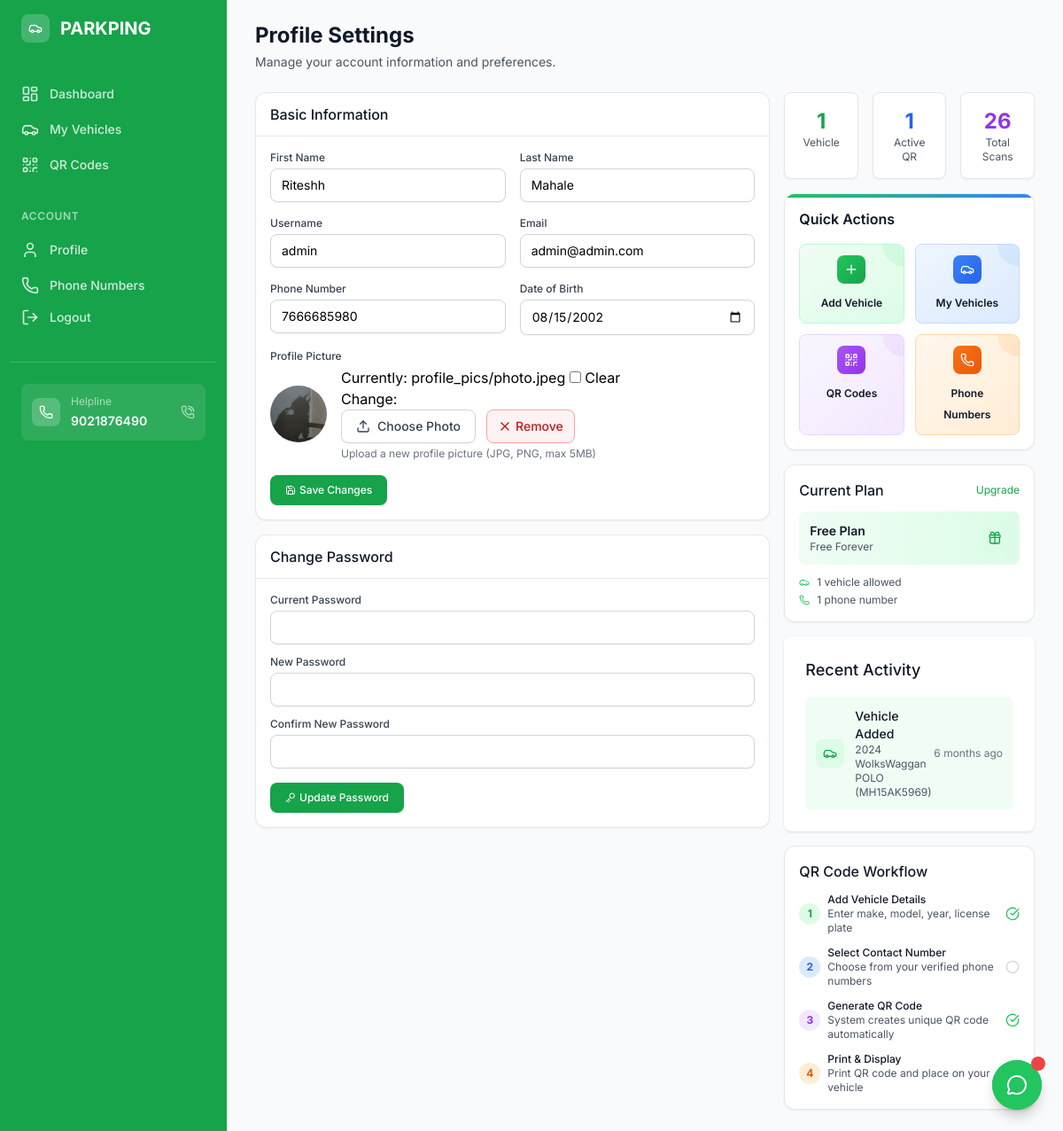
Page /accounts/profile/ (signed in) on the earlier database version.
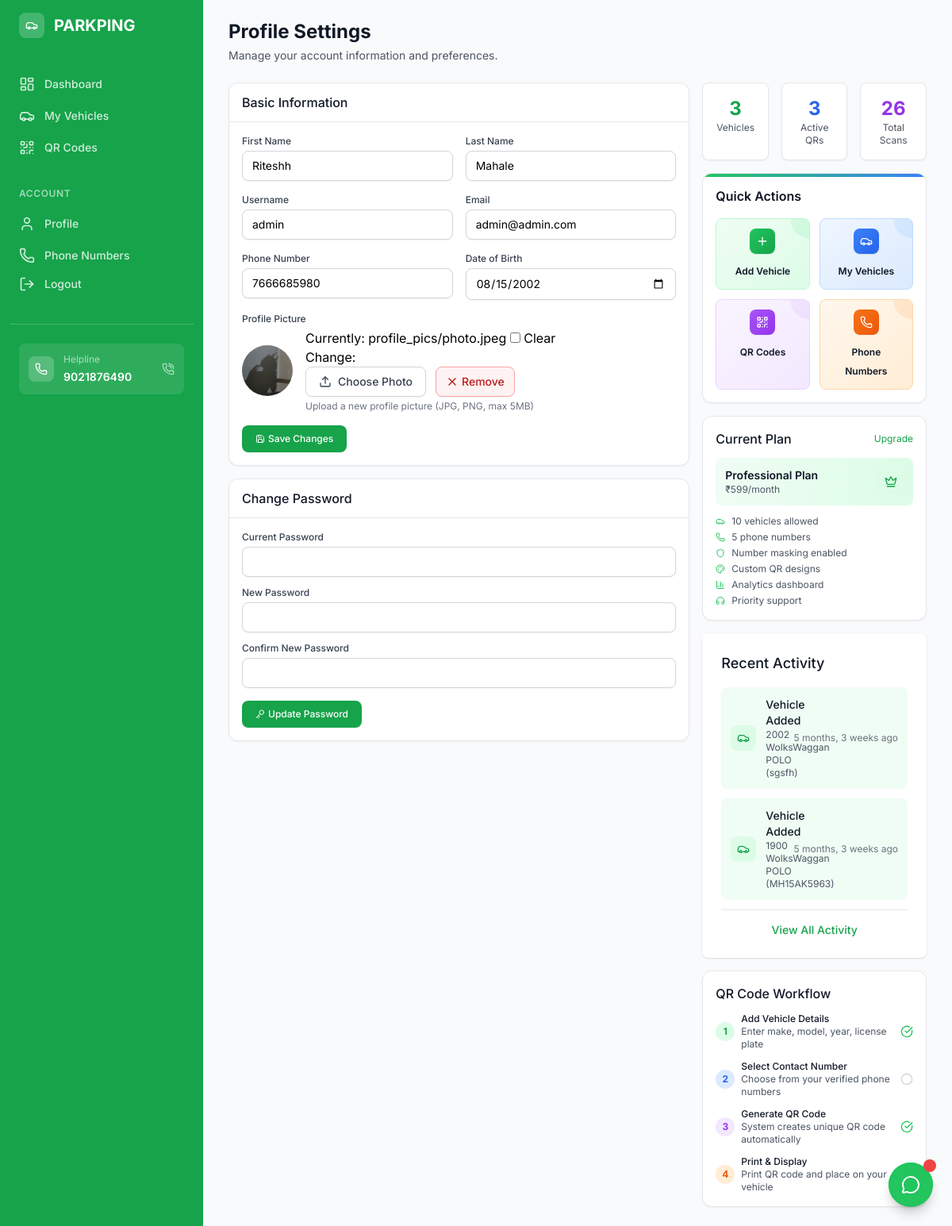
Same page on the later database version.
### accounts/models.py (models this page shows, shortened)
class CustomUser(AbstractUser):
    phone_regex = RegexValidator(
        regex=r'^\+?1?\d{9,15}$',
        message="Phone number must be entered in the format: '+999999999'. Up to 15 digits allowed."
    )
    phone_number = models.CharField(
        validators=[phone_regex],
        max_length=17,
        blank=True,
        help_text="Primary phone number for contact"
    )
    is_phone_verified = models.BooleanField(default=False)
    date_of_birth = models.DateField(null=True, blank=True)
    profile_picture = models.ImageField(upload_to='profile_pics/', null=True, blank=True)
    current_plan = models.ForeignKey(
        'parking.SubscriptionPlan',
        on_delete=models.SET_NULL,
        null=True,
        blank=True,
        related_name='subscribers'
    )
    subscription_start_date = models.DateTimeField(null=True, blank=True)
    subscription_end_date = models.DateTimeField(null=True, blank=True)
    is_subscription_active = models.BooleanField(default=False)
    class Meta:
        verbose_name = "User"
        verbose_name_plural = "Users"

### parking/models.py (models this page shows, shortened)
class SubscriptionPlan(models.Model):
    PLAN_TYPES = [
        ('free', 'Free'),
        ('basic', 'Basic'),
        ('pro', 'Professional'),
        ('enterprise', 'Enterprise'),
    ]
    name = models.CharField(max_length=100)
    plan_type = models.CharField(max_length=20, choices=PLAN_TYPES, unique=True)
    description = models.TextField()
    price = models.DecimalField(max_digits=10, decimal_places=2, default=0.00)
    currency = models.CharField(max_length=3, default='USD')
    billing_cycle = models.CharField(max_length=20, default='monthly')
    max_vehicles = models.PositiveIntegerField(default=1)
    max_phone_numbers = models.PositiveIntegerField(default=1)
    number_masking = models.BooleanField(default=False)
    max_masking_sessions = models.PositiveIntegerField(default=0, help_text="Maximum number of concurrent masking sessions allowed")
    custom_qr_design = models.BooleanField(default=False)
    priority_support = models.BooleanField(default=False)
    analytics_dashboard = models.BooleanField(default=False)
    qr_color_primary = models.CharField(max_length=7, default='#000000', help_text="Primary QR color")
    qr_color_secondary = models.CharField(max_length=7, default='#FFFFFF', help_text="Secondary QR color")
    logo_placement = models.BooleanField(default=False)
    custom_branding = models.BooleanField(default=False)
    is_active = models.BooleanField(default=True)
    created_at = models.DateTimeField(auto_now_add=True)
    updated_at = models.DateTimeField(auto_now=True)
    class Meta:
        ordering = ['price']

class Vehicle(models.Model):
    VEHICLE_TYPES = [
        ('car', 'Car'),
        ('motorcycle', 'Motorcycle'),
        ('truck', 'Truck'),
        ('van', 'Van'),
        ('suv', 'SUV'),
        ('other', 'Other'),
    ]
    user = models.ForeignKey(CustomUser, on_delete=models.CASCADE, related_name='vehicles')
    vehicle_type = models.CharField(max_length=20, choices=VEHICLE_TYPES, default='car')
    make = models.CharField(max_length=100)
    model = models.CharField(max_length=100)
    year = models.PositiveIntegerField()
    color = models.CharField(max_length=50)
    license_plate = models.CharField(max_length=20, unique=True)
    vin = models.CharField(max_length=17, blank=True, help_text="Vehicle Identification Number")
    contact_phone = models.ForeignKey(
        'accounts.UserPhoneNumber',
        on_delete=models.SET_NULL,
        null=True,
        blank=True,
        related_name='vehicle_contacts'
    )
    qr_code = models.ImageField(upload_to='qr_codes/', null=True, blank=True)
    qr_unique_id = models.UUIDField(default=uuid.uuid4, unique=True)
    is_qr_active = models.BooleanField(default=True)
    qr_primary_color = models.CharField(max_length=7, default='#000000', help_text="Primary QR color")
    qr_secondary_color = models.CharField(max_length=7, default='#FFFFFF', help_text="Secondary QR color")
    qr_include_logo = models.BooleanField(default=False, help_text="Include logo in QR code")
    qr_logo_size = models.CharField(max_length=10, default='medium', choices=[('small', 'Small'), ('medium', 'Medium'), ('large', 'Large')])
    qr_size = models.CharField(max_length=10, default='medium', choices=[('small', 'Small (200x200)'), ('medium', 'Medium (300x300)'), ('large', 'Large (400x400)')])
    show_phone = models.BooleanField(default=True)
    show_name = models.BooleanField(default=False)
    show_email = models.BooleanField(default=False)
    show_vehicle_details = models.BooleanField(default=True)
    emergency_contact_number = models.CharField(max_length=17, blank=True, help_text="Emergency contact number to display in QR code")
    show_emergency_contact = models.BooleanField(default=False, help_text="Show emergency contact number in QR code")
    helpline_number = models.CharField(max_length=17, blank=True, help_text="Helpline number to display in QR code")
    show_helpline_number = models.BooleanField(default=False, help_text="Show helpline number in QR code")
    masking_enabled = models.BooleanField(default=False, help_text="Enable number masking for this vehicle's QR code")
    created_at = models.DateTimeField(auto_now_add=True)
    updated_at = models.DateTimeField(auto_now=True)
    class Meta:
        ordering = ['-created_at']

### accounts/views.py (the view)
# urls.py: path('profile/', views.profile_view, name='profile'),
@login_required
def profile_view(request):
    from parking.models import Vehicle, QRCodeScan
    from django.utils import timezone
    from datetime import timedelta
    if request.method == 'POST':
        form = CustomUserProfileForm(request.POST, request.FILES, instance=request.user)
        if form.is_valid():
            form.save()
            messages.success(request, 'Profile updated successfully!')
            return redirect('accounts:profile')
    else:
        form = CustomUserProfileForm(instance=request.user)
    vehicles = Vehicle.objects.filter(user=request.user).order_by('-created_at')
    recent_scans = QRCodeScan.objects.filter(
        vehicle__user=request.user,
        scanned_at__gte=timezone.now() - timedelta(days=7)
    ).order_by('-scanned_at')[:5]
    total_vehicles = vehicles.count()
    active_qr_count = vehicles.filter(is_qr_active=True).count()
    total_scans = QRCodeScan.objects.filter(vehicle__user=request.user).count()
    context = {
        'form': form,
        'user': request.user,
        'vehicles': vehicles,
        'recent_scans': recent_scans,
        'total_vehicles': total_vehicles,
        'active_qr_count': active_qr_count,
        'total_scans': total_scans,
    }
    return render(request, 'accounts/profile.html', context)

### templates/accounts/profile.html (shortened to what the changed rows need)
{% extends 'base.html' %}
{% load static %}
{% block content %}
  <div class="mb-6">
    <h1 class="text-2xl font-bold text-gray-900">Profile Settings</h1>
  </div>
  <div class="grid grid-cols-1 lg:grid-cols-3 gap-4">
    <div class="lg:col-span-2 space-y-4">
      <div class="bg-white shadow-sm rounded-xl border border-gray-200">
        <div class="p-4">
          <form method="post" enctype="multipart/form-data">
            <div class="grid grid-cols-1 gap-4 sm:grid-cols-2">
              <div>
                <label for="{{ form.first_name.id_for_label }}" class="block text-xs font-medium text-gray-700">First Name</label>
                {{ form.first_name }}
              </div>
              <div>
                <label for="{{ form.last_name.id_for_label }}" class="block text-xs font-medium text-gray-700">Last Name</label>
                {{ form.last_name }}
              </div>
              <div>
                <label for="{{ form.username.id_for_label }}" class="block text-xs font-medium text-gray-700">Username</label>
                {{ form.username }}
              </div>
              <div>
                <label for="{{ form.email.id_for_label }}" class="block text-xs font-medium text-gray-700">Email</label>
                {{ form.email }}
              </div>
              <div>
                <label for="{{ form.phone_number.id_for_label }}" class="block text-xs font-medium text-gray-700">Phone Number</label>
                {{ form.phone_number }}
              </div>
              <div>
                <label for="{{ form.date_of_birth.id_for_label }}" class="block text-xs font-medium text-gray-700">Date of Birth</label>
                {{ form.date_of_birth }}
              </div>
            </div>
            <div class="mt-4">
              <div class="mt-1 flex items-center space-x-4">
                {% if user.profile_picture %}
                  <div class="w-16 h-16 rounded-full overflow-hidden bg-gray-100" id="profile-preview">
                    <img src="{{ user.profile_picture.url }}" alt="Profile Picture" class="w-full h-full object-cover">
                  </div>
                {% else %}
                  <div class="w-16 h-16 rounded-full bg-green-100 flex items-center justify-center" id="profile-preview">
                    <i data-lucide="user" class="w-8 h-8 text-green-600"></i>
                  </div>
                {% endif %}
              </div>
            </div>
          </form>
        </div>
      </div>
    </div>
    <div class="space-y-4">
      <div class="grid grid-cols-3 gap-4">
        <div class="bg-white rounded-lg shadow-sm border border-gray-200 p-4 text-center">
          <div class="text-2xl font-bold text-green-600">{{ total_vehicles|default:0 }}</div>
          <div class="text-xs text-gray-600">Vehicle{% if total_vehicles != 1 %}s{% endif %}</div>
        </div>
        <div class="bg-white rounded-lg shadow-sm border border-gray-200 p-4 text-center">
          <div class="text-2xl font-bold text-blue-600">{{ active_qr_count|default:0 }}</div>
          <div class="text-xs text-gray-600">Active QR{% if active_qr_count != 1 %}s{% endif %}</div>
        </div>
      </div>
      <div class="bg-white shadow-sm rounded-xl border border-gray-200 p-4">
        {% if user.current_plan %}
          <div class="bg-gradient-to-r from-green-50 to-green-100 rounded-lg p-3 mb-3">
            <div class="flex items-center justify-between">
              <div>
                <h4 class="text-sm font-semibold text-gray-900">{{ user.current_plan.name }}</h4>
                <p class="text-xs text-gray-600">
                  {% if user.current_plan.price > 0 %}
                    ₹{{ user.current_plan.price|floatformat:0 }}/month
                  {% else %}
                    Free Forever
                  {% endif %}
                </p>
              </div>
              <div class="w-8 h-8 bg-green-100 rounded-lg flex items-center justify-center">
                {% if user.current_plan.plan_type == 'free' %}
                  <i data-lucide="gift" class="w-4 h-4 text-green-600"></i>
                {% elif user.current_plan.plan_type == 'basic' %}
                  <i data-lucide="star" class="w-4 h-4 text-green-600"></i>
                {% elif user.current_plan.plan_type == 'pro' %}
                  <i data-lucide="crown" class="w-4 h-4 text-green-600"></i>
                {% else %}
                  <i data-lucide="diamond" class="w-4 h-4 text-green-600"></i>
                {% endif %}
              </div>
            </div>
          </div>
          <div class="space-y-1">
            <div class="flex items-center text-xs text-gray-600">
              <i data-lucide="car" class="w-3 h-3 text-green-500 mr-2"></i>
              {{ user.current_plan.max_vehicles }} vehicle{% if user.current_plan.max_vehicles != 1 %}s{% endif %} allowed
            </div>
            <div class="flex items-center text-xs text-gray-600">
              <i data-lucide="phone" class="w-3 h-3 text-green-500 mr-2"></i>
              {{ user.current_plan.max_phone_numbers }} phone number{% if user.current_plan.max_phone_numbers != 1 %}s{% endif %}
            </div>
            {% if user.current_plan.number_masking %}
              <div class="flex items-center text-xs text-gray-600">
                <i data-lucide="shield" class="w-3 h-3 text-green-500 mr-2"></i>
                Number masking enabled
              </div>
            {% endif %}
            {% if user.current_plan.custom_qr_design %}
              <div class="flex items-center text-xs text-gray-600">
                <i data-lucide="palette" class="w-3 h-3 text-green-500 mr-2"></i>
                Custom QR designs
              </div>
            {% endif %}
            {% if user.current_plan.analytics_dashboard %}
              <div class="flex items-center text-xs text-gray-600">
                <i data-lucide="bar-chart-3" class="w-3 h-3 text-green-500 mr-2"></i>
                Analytics dashboard
              </div>
            {% endif %}
            {% if user.current_plan.priority_support %}
              <div class="flex items-center text-xs text-gray-600">
                <i data-lucide="headphones" class="w-3 h-3 text-green-500 mr-2"></i>
                Priority support
              </div>
            {% endif %}
          </div>
        {% endif %}
      </div>
      <div class="bg-white shadow rounded-lg p-6">
        <div class="space-y-3">
          {% if recent_scans or vehicles %}
            {% for vehicle in vehicles|slice:":2" %}
              <div class="flex items-center space-x-3 p-3 bg-green-50 rounded-lg">
                <div class="w-8 h-8 bg-green-100 rounded-lg flex items-center justify-center">
                  <i data-lucide="car" class="w-4 h-4 text-green-600"></i>
                </div>
                <div class="flex-1 min-w-0">
                  <p class="text-sm font-medium text-gray-900">Vehicle Added</p>
                  <p class="text-xs text-gray-600">{{ vehicle.year }} {{ vehicle.make }} {{ vehicle.model }} ({{ vehicle.license_plate }})</p>
                </div>
                <div class="text-xs text-gray-500">
                  {{ vehicle.created_at|timesince }} ago
                </div>
              </div>
            {% endfor %}
            {% if vehicles.count > 2 or recent_scans.count > 3 %}
              <div class="text-center pt-3 border-t border-gray-200">
                <a href="{% url 'parking:vehicle_list' %}" class="text-sm text-green-600 hover:text-green-700 font-medium">
                  View All Activity
                </a>
              </div>
            {% endif %}
          {% endif %}
        </div>
      </div>
    </div>
  </div>
{% endblock %}

Differences in the rows shown:
no longer on this page (row unchanged): Vehicle: year "2024", make "WolksWaggan", model "POLO", license_plate "MH15AK5969", created_at "6 months"
changed CustomUser "Riteshh": current_plan.name "Free Plan" → "Professional Plan"; current_plan.price (not shown) → "599"; current_plan_id 1 → 3 (drawn); current_plan.max_vehicles "1" → "10"; current_plan.max_phone_numbers "1" → "5"
added Vehicle: year "2002", make "WolksWaggan", model "POLO", license_plate "sgsfh", created_at "5 months, 3 weeks"
added Vehicle: year "1900", make "WolksWaggan", model "POLO", license_plate "MH15AK5963", created_at "5 months, 3 weeks"
Other differences:
{{ total_vehicles|default:0 }}: "1" → "3"
{{ active_qr_count|default:0 }}: "1" → "3"
text no longer shown: "Free Forever"
text now shown: "s s ₹ /month s s Number masking enabled Custom QR designs Analytics dashboard Priority support View All Activity"
